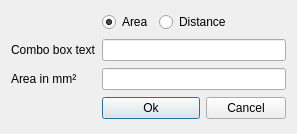
<?xml version="1.0" encoding="UTF-8"?>
<ui version="4.0">
 <class>CustomSizeSetter</class>
 <widget class="QDialog" name="CustomSizeSetter">
  <property name="geometry">
   <rect>
    <x>0</x>
    <y>0</y>
    <width>297</width>
    <height>134</height>
   </rect>
  </property>
  <property name="windowTitle">
   <string>Enter new measure parameters</string>
  </property>
  <layout class="QGridLayout" name="gridLayout">
   <item row="0" column="1">
    <widget class="QRadioButton" name="areaRadioButton">
     <property name="text">
      <string>Area</string>
     </property>
     <property name="checked">
      <bool>true</bool>
     </property>
    </widget>
   </item>
   <item row="0" column="2" colspan="2">
    <widget class="QRadioButton" name="distanceRadioButton">
     <property name="text">
      <string>Distance</string>
     </property>
    </widget>
   </item>
   <item row="1" column="0">
    <widget class="QLabel" name="label">
     <property name="text">
      <string>Combo box text</string>
     </property>
    </widget>
   </item>
   <item row="1" column="1" colspan="3">
    <widget class="QLineEdit" name="comboTextLineEdit"/>
   </item>
   <item row="2" column="0">
    <widget class="QLabel" name="measureLabel">
     <property name="text">
      <string>Area in mm²</string>
     </property>
    </widget>
   </item>
   <item row="2" column="1" colspan="3">
    <widget class="QLineEdit" name="measureLineEdit"/>
   </item>
   <item row="3" column="1" colspan="2">
    <widget class="QPushButton" name="okPushButton">
     <property name="text">
      <string>Ok</string>
     </property>
    </widget>
   </item>
   <item row="3" column="3">
    <widget class="QPushButton" name="cancelPushButton">
     <property name="text">
      <string>Cancel</string>
     </property>
    </widget>
   </item>
  </layout>
 </widget>
 <resources/>
 <connections/>
</ui>
